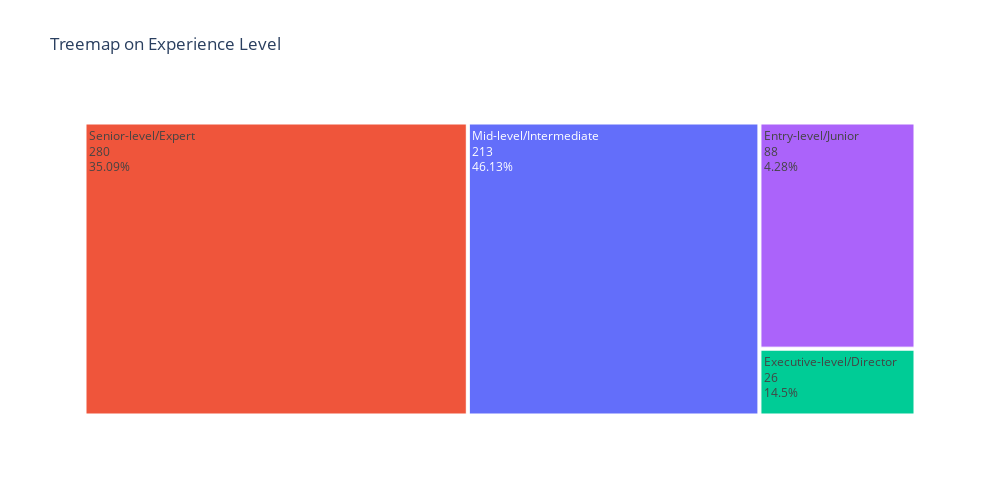

Notebook source saved alongside this figure:
### Code cell
#Tree Map plotting using Plotly
exCounts = df['experience_level'].value_counts()
fig = px.treemap(exCounts,path=[exCounts.index],values=exCounts.values, title = ' Treemap on Experience Level',
                    color=exCounts.index, color_continuous_scale='RdBu',width=1000, height=500)
percents = np.round((100*exCounts.values / sum(exCounts.values)).tolist(),2)
print(percents)
fig.data[0].customdata = percents.tolist()
fig.data[0].texttemplate = '%{label}<br>%{value}<br>%{customdata}%'
fig.show()

### Figure 1 — Plotly figure (JSON) as saved in the notebook; plotly's stock layout.template omitted (floating-point values rounded to 4 significant figures)
{"data": [{"branchvalues": "total", "customdata": [46.13, 35.09, 14.5, 4.28], "domain": {"x": [0, 1], "y": [0, 1]}, "hovertemplate": "labels=%{label}<br>value=%{value}<br>parent=%{parent}<br>id=%{id}<br>index=%{customdata[0]}<extra></extra>", "ids": ["Mid-level/Intermediate", "Senior-level/Expert", "Executive-level/Director", "Entry-level/Junior"], "labels": ["Mid-level/Intermediate", "Senior-level/Expert", "Executive-level/Director", "Entry-level/Junior"], "marker": {"colors": ["#636efa", "#EF553B", "#00cc96", "#ab63fa"]}, "name": "", "parents": ["", "", "", ""], "texttemplate": "%{label}<br>%{value}<br>%{customdata}%", "type": "treemap", "values": [213, 280, 26, 88]}], "layout": {"height": 500, "legend": {"tracegroupgap": 0}, "title": {"text": " Treemap on Experience Level"}, "width": 1000}}
